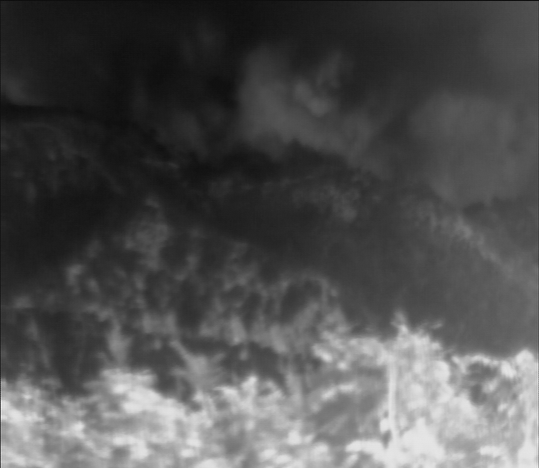
%> input picture image processing/1.bmp, 539 x 468 px
$ octave image_edit.m   (GNU Octave 9; MATLAB toolbox functions it lacks are replaced by stand-ins)
%> lines starting %> are read from the running program, lines starting %| are printed output that depends on the picture
clear;
clc;
close all;

%%%%%%%%%%%%%%%%%%%%%%%%%%%%%%%%%%%%%%%%%%%%%%%%%%%%%%%%%%%%%%%%%%%%%%%%%%%

Gain = 1;
Offset = 0;

%%%%%%%%%%%%%%%%%%%%%%%%%%%%%%%%%%%%%%%%%%%%%%%%%%%%%%%%%%%%%%%%%%%%%%%%%%%

i = imread('1.bmp');
%> i is the input picture: size 468x539x3 uint8; min 14, max 239, mean 81.2
%ib = (i(:,:,1)+i(:,:,2)+i(:,:,3))/3;

%%%%%%%%%%%%%%%%%%%%%%%%%%%%%%%%%%%%%%%%%%%%%%%%%%%%%%%%%%%%%%%%%%%%%%%%%%%

ib = rgb2gray(i);
%ib = ib.*Gain + Offset;

%%%%%%%%%%%%%%%%%%%%%%%%%%%%%%%%%%%%%%%%%%%%%%%%%%%%%%%%%%%%%%%%%%%%%%%%%%%

figure, imshow(ib);
%
figure, imhist(ib);
%> after `imhist(ib)`:
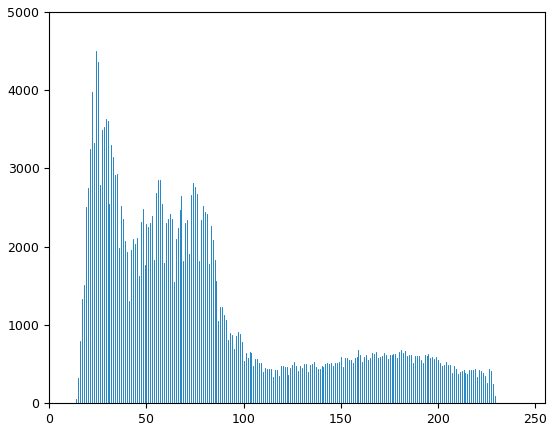
%> figure redrawn from the program's plot data; highest point at x = 24, y = 4506
i2 = histeq(ib);
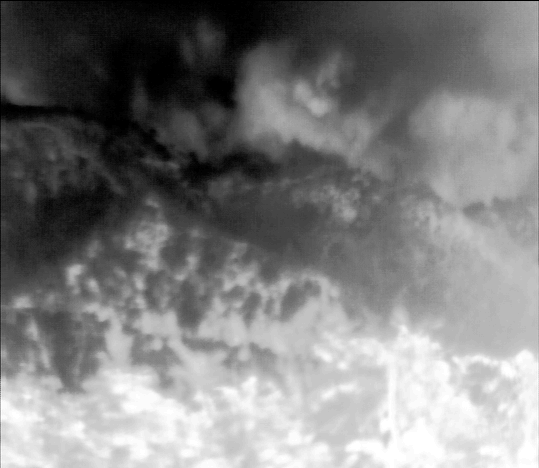
%> i2: size 468x539 uint8; min 0, max 255, mean 126.6
i2 = imadjust(i2);%,[0 1],[0.1 0.9]);
%i2 = histeq(i2);
%
%%%%%%%%%%%%%%%%%%%%%%%%%%%%%%%%%%%%%%%%%%%%%%%%%%%%%%%%%%%%%%%%%%%%%%%%%%%

  figure, imhist(i2);
%> after `imhist(i2)`:
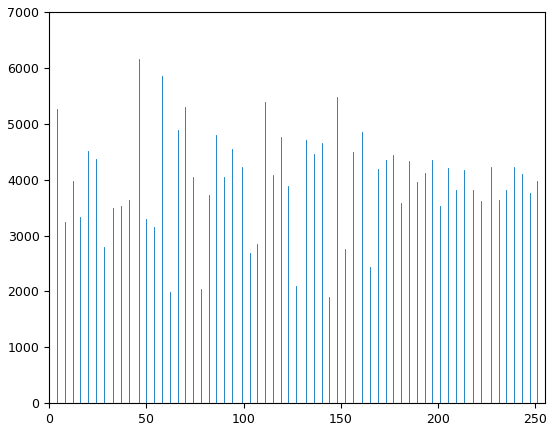
%> figure redrawn from the program's plot data; highest point at x = 255, y = 6259
% %
% %
figure, imshow(i2);


%%%%%%%%%%%%%%%%%%%%%%%%%%%%%%%%%%%%%%%%%%%%%%%%%%%%%%%%%%%%%%%%%%%%%%%%%%%

% [8 lines of commented-out code are left out]

$ run again, with image processing/2.bmp copied over image processing/1.bmp
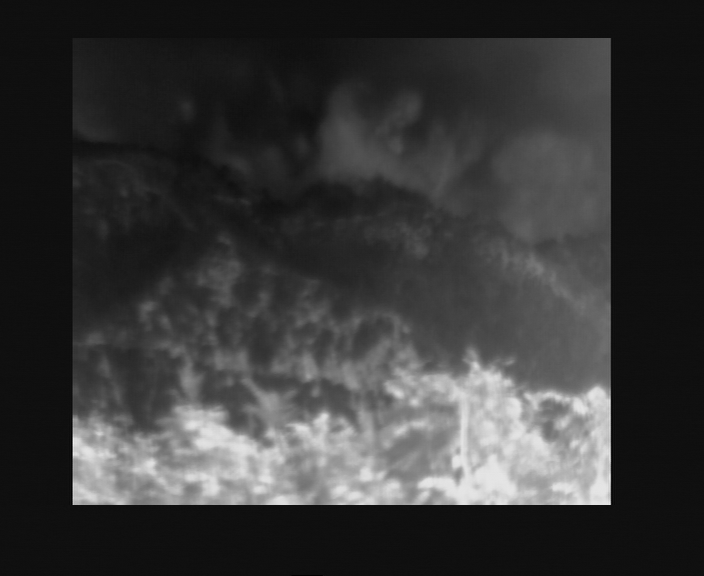
%> input picture image processing/2.bmp, 704 x 576 px
%> i is the input picture: size 576x704x3 uint8; min 1, max 240, mean 56.5
%> `i2 = histeq(ib);`:
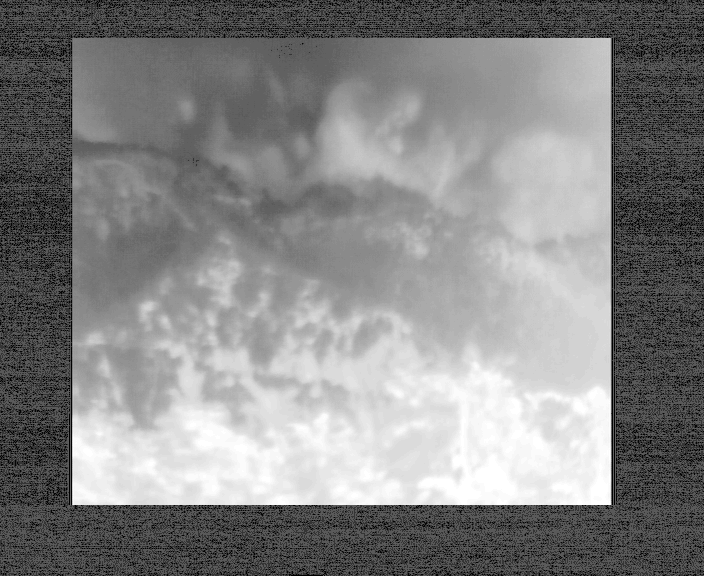
%> i2: size 576x704 uint8; min 0, max 255, mean 132.7
%> `imhist(i2)`:
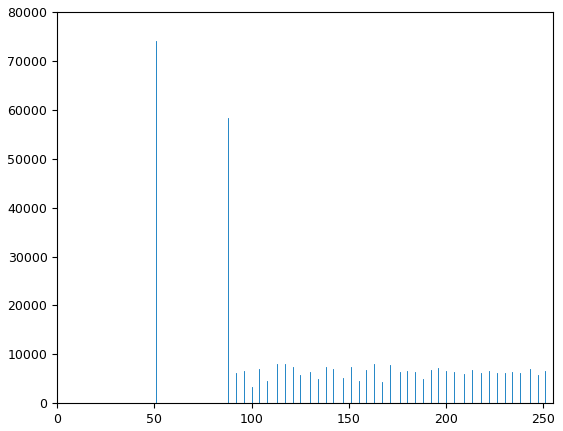
%> figure redrawn from the program's plot data; highest point at x = 51, y = 74169

$ run again, with image processing/3.bmp copied over image processing/1.bmp
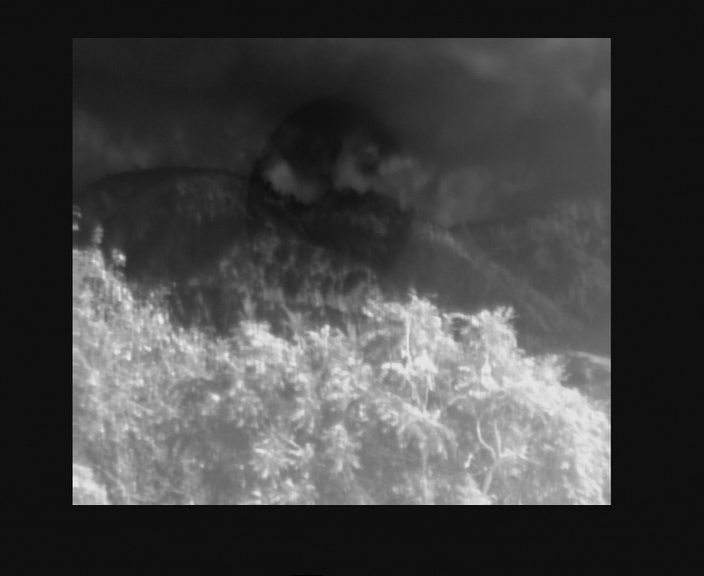
%> input picture image processing/3.bmp, 704 x 576 px
%> i is the input picture: size 576x704x3 uint8; min 1, max 247, mean 67.7
%> `i2 = histeq(ib);`:
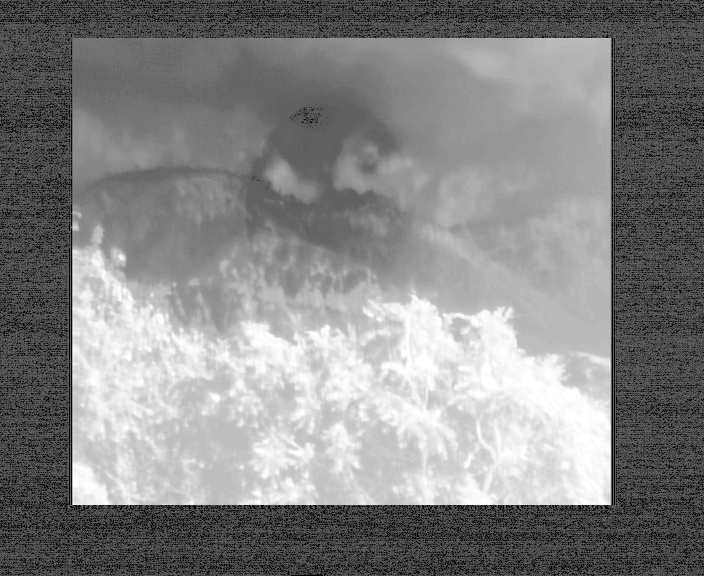
%> i2: size 576x704 uint8; min 0, max 255, mean 133.1
%> `imhist(i2)`:
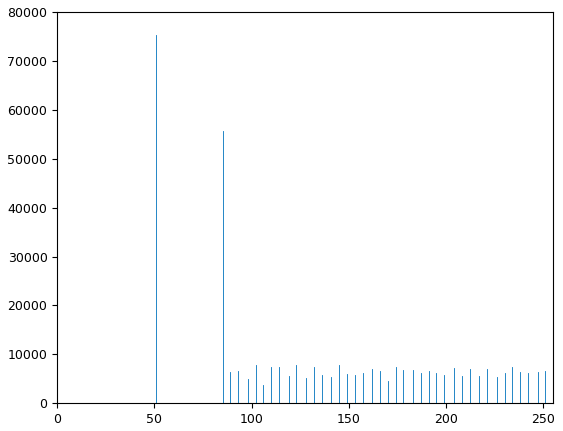
%> figure redrawn from the program's plot data; highest point at x = 51, y = 75268
